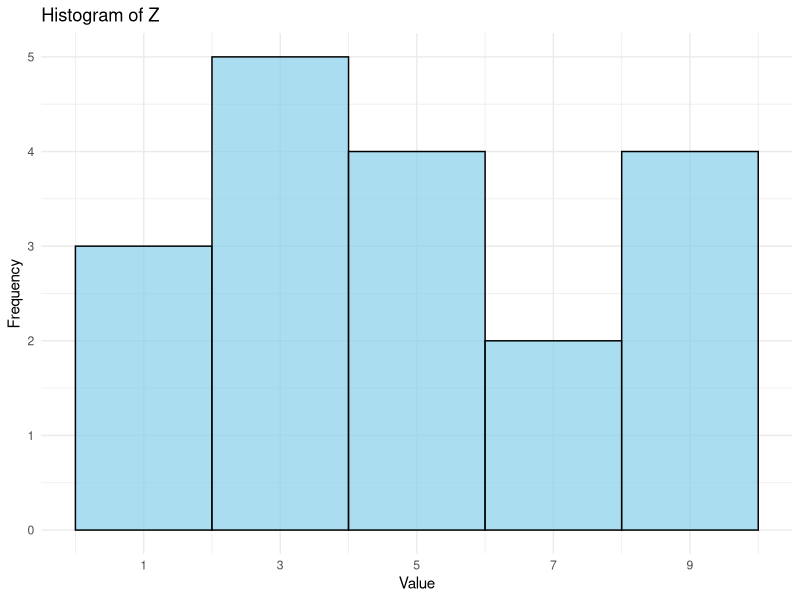
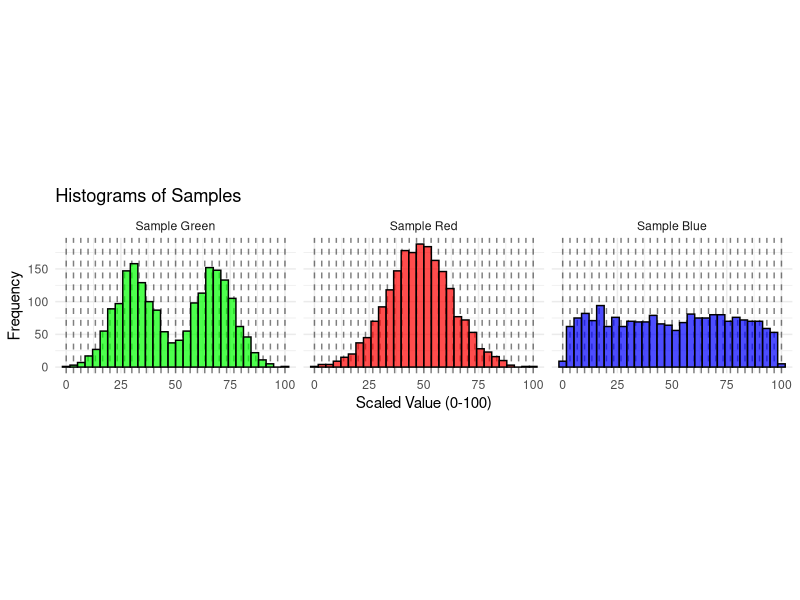

These figures' R source, in order:
library(ggplot2)
library(dplyr)

# Given dataset
data_list <- c(1, 3, 6, 10, 4, 2, 6, 3, 9, 7, 8, 6, 3, 6, 1, 10, 11, 4)
bins <- c(1, 3, 5, 7, 9, 11)
bin_labels <- c("[1 , 3)", "[3 , 5)", "[5 , 7)", "[7 , 9)", "[9 , 11]")

# Manually compute bin counts to match Python logic:
# For all but the last bin: [bin[i], bin[i+1])
# Last bin inclusive: [bin[i], bin[i+1]]
bin_counts <- sapply(seq_along(bins[-1]), function(i) {
  if(i < length(bins) - 1) {
    sum(data_list >= bins[i] & data_list < bins[i + 1])
  } else {
    sum(data_list >= bins[i] & data_list <= bins[i + 1])
  }
})

# Print table similar to Python output
cat("\nHistogram Bin Counts Table\n")
cat("-----------------------------------------------------------------\n")
cat(sprintf("%-10s %-15s %-15s %-10s %-10s %-10s\n",
            "Bin", "Lower Limit", "Upper Limit", "Width", "Bin Label", "Count"))
cat("-----------------------------------------------------------------\n")

for(i in seq_along(bin_counts)) {
  lower <- bins[i]
  upper <- bins[i + 1]
  width <- upper - lower
  cat(sprintf("Bin %-7d %-15d %-15d %-10d %-10s %-10d\n",
              i, lower, upper, width, bin_labels[i], bin_counts[i]))
}

# Prepare data for plotting:
hist_df <- data.frame(
  bin_lower = bins[-length(bins)], 
  bin_upper = bins[-1], 
  count = bin_counts
)

# Create bar plot with numeric x-axis to match Python's approach
ggplot(hist_df, aes(x = bin_lower, y = count)) +
  geom_bar(
    stat = "identity",
    width = 2,          # matches bin width in Python
    alpha = 0.7,
    fill = "skyblue",
    color = "black"
  ) +
  scale_x_continuous(
    name = "Value",
    breaks = bins        # tick marks at the bin boundaries
  ) +
  labs(y = "Frequency", title = "Histogram of Z") +
  theme_minimal()

#############
## Question 2
#############


library(ggplot2)
library(dplyr)

# -- Data creation (same as before) --------------------------------
set.seed(42)
n <- 2000

green1 <- rnorm(n/2, mean = -2, sd = 1)
green2 <- rnorm(n/2, mean = 2,  sd = 1)
sample_green <- c(green1, green2)

sample_red <- rnorm(n, mean = 0, sd = 1.5)
sample_blue <- runif(n, min = -3, max = 3)

noise_factor <- 0.1
sample_green <- sample_green + rnorm(n, sd = noise_factor)
sample_red   <- sample_red   + rnorm(n, sd = noise_factor)
sample_blue  <- sample_blue  + rnorm(n, sd = noise_factor)

rescale_0_100 <- function(x) {
  (x - min(x)) / (max(x) - min(x)) * 100
}

sample_green <- rescale_0_100(sample_green)
sample_red   <- rescale_0_100(sample_red)
sample_blue  <- rescale_0_100(sample_blue)

df <- data.frame(
  Value  = c(sample_green, sample_red, sample_blue),
  Sample = factor(rep(c("Sample Green", "Sample Red", "Sample Blue"), each = n),
                  levels = c("Sample Green", "Sample Red", "Sample Blue"))
)

# -- Adjust plot window size (one-time call) ------------------------
# If you are in RStudio, enlarge the "Plots" pane or do:
# windows(width = 15, height = 5)    # Windows
# quartz(width = 15, height = 5)     # macOS
# x11(width = 15, height = 5)        # Linux
# Or simply rely on ggsave at the end.

# -- Plot histograms with correct colors and dashed vertical lines --
ggplot(df, aes(x = Value, fill = Sample)) +
  # 1) Dashed vertical lines at each bin boundary
  geom_vline(
    xintercept = seq(0, 100, length.out = 31),
    linetype = "dashed",
    color = "black",
    size = 0.5,
    alpha = 0.5
  ) +
  # 2) Actual histograms
  geom_histogram(
    bins = 30,
    color = "black",
    alpha = 0.7,
    position = "identity"
  ) +
  # 3) Facet side by side, shared y-scale
  facet_wrap(~ Sample, ncol = 3, scales = "fixed") +
  # 4) Manual fill colors
  scale_fill_manual(values = c("Sample Green" = "green",
                               "Sample Red"   = "red",
                               "Sample Blue"  = "blue")) +
  labs(x = "Scaled Value (0-100)", y = "Frequency", title = "Histograms of Samples") +
  coord_cartesian(xlim = c(0, 100)) +
  theme_minimal() +
  theme(legend.position = "none") + 
  theme(aspect.ratio = 9 / 16)  # Height / Width


# If you want to save directly to file with a wide layout:
# ggsave("three_samples_wide.png", width = 15, height = 5, units = "in", dpi = 300)
